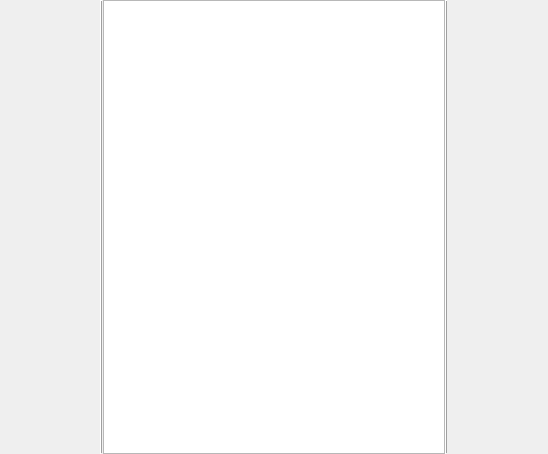
          <widget class="QWidget" name="scrollAreaWidgetContents_3">
           <property name="geometry">
            <rect>
             <x>0</x>
             <y>0</y>
             <width>548</width>
             <height>454</height>
            </rect>
           </property>
           <layout class="QHBoxLayout" name="horizontalLayout_2">
            <property name="spacing">
             <number>0</number>
            </property>
            <property name="leftMargin">
             <number>0</number>
            </property>
            <property name="topMargin">
             <number>0</number>
            </property>
            <property name="rightMargin">
             <number>0</number>
            </property>
            <property name="bottomMargin">
             <number>0</number>
            </property>
            <item>
             <widget class="QPlainTextEdit" name="namesEdit">
              <property name="sizePolicy">
               <sizepolicy hsizetype="Fixed" vsizetype="Expanding">
                <horstretch>0</horstretch>
                <verstretch>0</verstretch>
               </sizepolicy>
              </property>
              <property name="maximumSize">
               <size>
                <width>100</width>
                <height>16777215</height>
               </size>
              </property>
              <property name="styleSheet">
               <string notr="true">background-color: rgb(239, 239, 239);</string>
              </property>
              <property name="frameShape">
               <enum>QFrame::NoFrame</enum>
              </property>
              <property name="frameShadow">
               <enum>QFrame::Plain</enum>
              </property>
              <property name="lineWidth">
               <number>1</number>
              </property>
              <property name="midLineWidth">
               <number>0</number>
              </property>
             </widget>
            </item>
            <item>
             <widget class="Line" name="line">
              <property name="frameShadow">
               <enum>QFrame::Raised</enum>
              </property>
              <property name="orientation">
               <enum>Qt::Vertical</enum>
              </property>
             </widget>
            </item>
            <item>
             <widget class="SeqViewer" name="seqViewer">
              <property name="cursor" stdset="0">
               <cursorShape>IBeamCursor</cursorShape>
              </property>
              <property name="acceptDrops">
               <bool>false</bool>
              </property>
              <property name="verticalScrollBarPolicy">
               <enum>Qt::ScrollBarAlwaysOff</enum>
              </property>
              <property name="html">
               <string>&lt;!DOCTYPE HTML PUBLIC &quot;-//W3C//DTD HTML 4.0//EN&quot; &quot;http://www.w3.org/TR/REC-html40/strict.dtd&quot;&gt;
&lt;html&gt;&lt;head&gt;&lt;meta name=&quot;qrichtext&quot; content=&quot;1&quot; /&gt;&lt;style type=&quot;text/css&quot;&gt;
p, li { white-space: pre-wrap; }
&lt;/style&gt;&lt;/head&gt;&lt;body style=&quot; font-family:'MS Shell Dlg 2'; font-size:8.25pt; font-weight:400; font-style:normal;&quot;&gt;
&lt;p style=&quot;-qt-paragraph-type:empty; margin-top:0px; margin-bottom:0px; margin-left:0px; margin-right:0px; -qt-block-indent:0; text-indent:0px;&quot;&gt;&lt;br /&gt;&lt;/p&gt;&lt;/body&gt;&lt;/html&gt;</string>
              </property>
              <property name="textInteractionFlags">
               <set>Qt::NoTextInteraction</set>
              </property>
              <property name="placeholderText">
               <string/>
              </property>
             </widget>
            </item>
            <item>
             <widget class="Line" name="line_2">
              <property name="frameShadow">
               <enum>QFrame::Raised</enum>
              </property>
              <property name="orientation">
               <enum>Qt::Vertical</enum>
              </property>
             </widget>
            </item>
            <item>
             <widget class="QPlainTextEdit" name="numbersEdit">
              <property name="sizePolicy">
               <sizepolicy hsizetype="Fixed" vsizetype="Expanding">
                <horstretch>0</horstretch>
                <verstretch>0</verstretch>
               </sizepolicy>
              </property>
              <property name="maximumSize">
               <size>
                <width>100</width>
                <height>16777215</height>
               </size>
              </property>
              <property name="styleSheet">
               <string notr="true">background-color: rgb(239, 239, 239);</string>
              </property>
              <property name="frameShape">
               <enum>QFrame::NoFrame</enum>
              </property>
              <property name="lineWidth">
               <number>0</number>
              </property>
              <property name="midLineWidth">
               <number>1</number>
              </property>
             </widget>
            </item>
           </layout>
          </widget>
